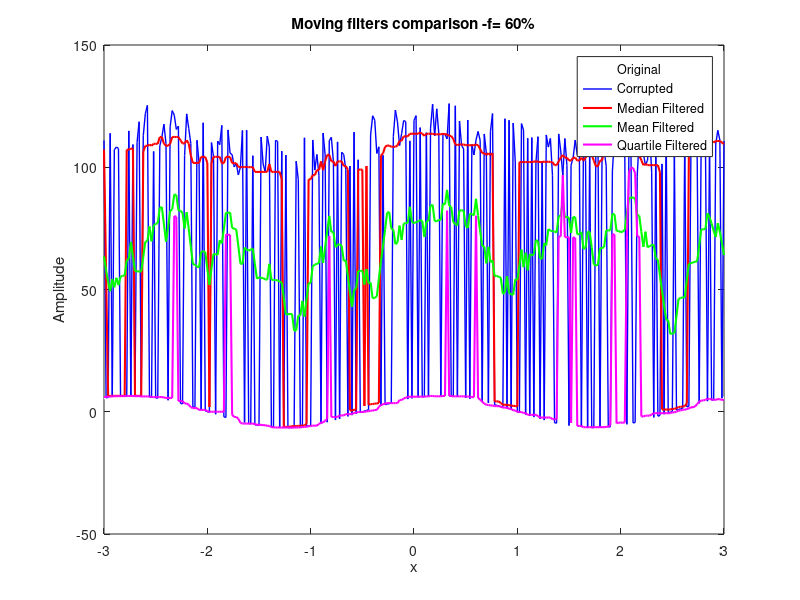

MATLAB code to generate this figure:
x=-3:0.02:3;
y=6.5*sin(2.1*x+pi/3);
z=y;
indices=randperm(301,180);
p=100+20*rand(1,180);

for k=1:180
    z(indices(k))=z(indices(k))+p(k);
end

y_median=zeros(1,301);
for k=1:301
    if k<=8
        N=z(1:k+8);
    elseif k<=292
        N=z(k-8:k+8);
    else
        N=z(k-8:301);
    end
    y_median(k)=median(N);
end

y_mean=zeros(1,301);
for k=1:301
    if k<=8
        N=z(1:k+8);
    elseif k<=292
        N=z(k-8:k+8);
    else
        N=z(k-8:301);
    end
    y_mean(k) = mean(N);
end

y_quartile =zeros(1,301);
for k = 1:301
    if k<=8
        N=z(1:k+8);
    elseif k<=292
        N=z(k-8:k+8);
    else
        N=z(k-8:301);
    end
    y_quartile(k) = quantile(N, 0.25); 
end

rel_mse_median =sum((y-y_median).^2)/sum(y.^2);
rel_mse_mean = sum((y - y_mean).^2) / sum(y.^2);
rel_mse_quartile = sum((y - y_quartile).^2) / sum(y.^2);

fprintf('median rel mse:%f\n',rel_mse_median);
fprintf('mean rel mse: %f\n',rel_mse_mean);
fprintf('quartile rel mse: %f\n',rel_mse_quartile);

figure;
plot(x,y,'w-','LineWidth',2); hold on;
plot(x,z,'b-','LineWidth',1);
plot(x,y_median,'r-','LineWidth',1.5);
plot(x,y_mean,'g-','LineWidth',1.5);
plot(x,y_quartile,'m-','LineWidth',1.5);
legend('Original','Corrupted','Median Filtered','Mean Filtered','Quartile Filtered','Location','best');

title('Moving filters comparison -f= 60%');
xlabel('x');
ylabel('Amplitude');